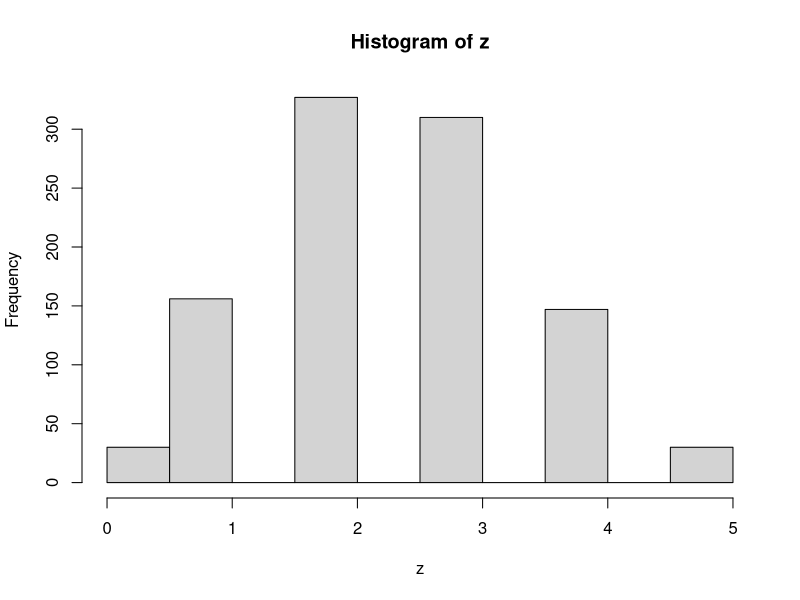

Generate this figure with R:
## ---- chunk 1
knitr::opts_chunk$set(echo = TRUE)
library("dplyr")
library(stats)
## ---- chunk 2
((choose(17, 13)*choose(3,2)) + (choose(17, 14)*choose(3,1)) + (choose(17, 15)))/choose(20, 15)
## ---- chunk 3
choose(10, 2)*choose(8, 5)/(3^10)
## ---- chunk 4
(choose(4,3)*choose(4,2)*choose(44,8))/(choose(52,13))
## ---- chunk 5
(choose(4,2)*choose(4,1)*choose(44,10))/choose(52,13)
## ---- chunk 6
choose(35, 13) / choose(39, 13)
## ---- chunk 7
(choose(17,3)*choose(3,1) + choose(14,1))/choose(20,5)
## ---- chunk 8
set.seed(30)
worms <- c(0:15)
nsim = 10000
probs <- c()
count = 0
for(i in 0:15){
  for(j in 1:nsim){
    apples <- sample(0:1, size = 15, replace = T, prob = c(.9, .1))
      if(i %in% sum(apples)){
        count = count+1
      }
  }
  probs <- c(probs, count/nsim)
}
cbind(worms, probs)
## ---- chunk 9
z <- rbinom(size = 5, n = 1000, p =.5)
hist(z)
